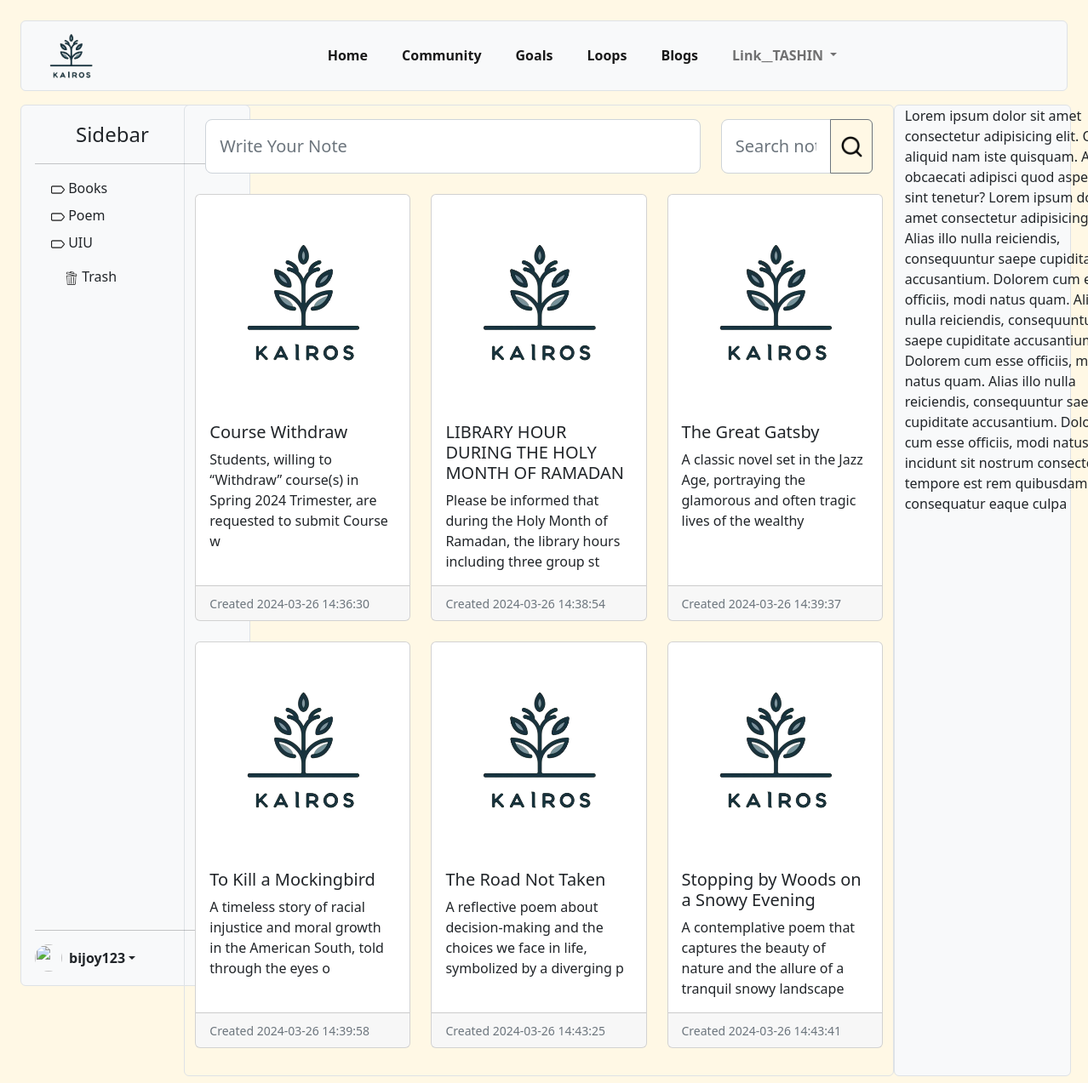
The app's page /Dashboard/dashboard.php with its own data.
### tables this page shows
CREATE TABLE `label` (
  `userHandle` varchar(20) NOT NULL,
  `labelName` varchar(20) NOT NULL
);

CREATE TABLE `notes` (
  `userHandle` varchar(20) NOT NULL,
  `title` varchar(50) DEFAULT NULL,
  `details` varchar(100) DEFAULT NULL,
  `created_at` timestamp NOT NULL DEFAULT current_timestamp()
);

### Dashboard/dashboard.php (the view, shortened to what this page needs)
<?php
include('connect_db.php');
$labels  =  null;
if (isset($_GET['userHandle'])) {
    $userHandle = mysqli_real_escape_string($conn, $_GET['userHandle']);
    $sql = "SELECT l.labelName
        FROM user_info AS uinfo
        INNER JOIN
        label as l
        ON uinfo.userHandle = l.userHandle
        WHERE uinfo.userHandle = '$userHandle'; ";
    $resultantLabel =  mysqli_query($conn, $sql);
    $labels = mysqli_fetch_all($resultantLabel);
    $sql = "SELECT title, details, created_at
        FROM user_info AS uinfo
        INNER JOIN
        notes as n
        ON uinfo.userHandle = n.userHandle
        WHERE uinfo.userHandle = '$userHandle'; ";
    $resultantNotes =  mysqli_query($conn, $sql);
    $Notes = mysqli_fetch_all($resultantNotes);
    mysqli_free_result($resultantLabel);
    mysqli_free_result($resultantNotes);
    mysqli_close($conn);
} else {
    $userHandle = mysqli_real_escape_string($conn, 'bijoy123');
    $sql = "SELECT l.labelName
        FROM user_info AS uinfo
        INNER JOIN
        label as l
        ON uinfo.userHandle = l.userHandle
        WHERE uinfo.userHandle = '$userHandle'; ";
    $resultantLabel =  mysqli_query($conn, $sql);
    $labels = mysqli_fetch_all($resultantLabel);
    $sql = "SELECT title, details, created_at
        FROM user_info AS uinfo
        INNER JOIN
        notes as n
        ON uinfo.userHandle = n.userHandle
        WHERE uinfo.userHandle = '$userHandle'; ";
    $resultantNotes =  mysqli_query($conn, $sql);
    $Notes = mysqli_fetch_all($resultantNotes);
}
?>
<!DOCTYPE html>
<html lang="en">
<head>
    <link rel="stylesheet" href="style.css">
    <link href="https://cdn.jsdelivr.net/npm/bootstrap@5.2.3/dist/css/bootstrap.min.css" rel="stylesheet">
</head>
<body class="bg-warning p-2 text-dark bg-opacity-10">
    <?php
        include('navbar.php');
    ?>
    <div class="container-fluid">
        <div class="row me-0">
            <div class="col-2 pe-0">
                <div class="block" style="height: 200px; ">
                    <div class="d-flex flex-column flex-shrink-0 p-3 bg-light ms-1 rounded border" style=" width: 270px;  height: 83.5vh;">
                        <a href="" class="d-flex align-items-center mb-3 mb-md-0 me-md-auto link-dark text-decoration-none">
                            <svg class="bi me-2" width="40" height="32">
                            </svg>
                            <span class="fs-4">Sidebar</span>
                        </a>
                        <hr>
                        <ul class="nav nav-pills flex-column mb-auto ">
                            <?php
                            foreach ($labels as $label) { ?>
                                <li class="nav-item mb-2">
                                    <a href="#" class="nav-link list-group-item" aria-current="page">
                                        <img src="../images/label.png" alt="BinFilderlogo" height="16vh" style="padding-left: 19px;">
                                        <?php echo htmlspecialchars($label[0]); ?>
                                    </a>
                                </li>
                            <?php } ?>
                            <li>
                                <a href="#" class="nav-link link-dark">
                                    <img src="../images/recycle-bin.png" alt="BinFilderlogo" height="16vh" style="padding-left: 19px;">
                                    Trash
                                </a>
                            </li>
                        </ul>
                        <hr>
                        <div class="dropdown">
                            <a href="#" class="d-flex align-items-center link-dark text-decoration-none dropdown-toggle" id="dropdownUser2" data-bs-toggle="dropdown" aria-expanded="false">
                                <img src="https://github.com/mdo.png" alt="" width="32" height="32" class="rounded-circle me-2">
                                <strong>
                                    <?php
                                    echo htmlspecialchars($userHandle);
                                    ?>
                                </strong>
                            </a>
                        </div>
                    </div>
                </div>
            </div>
            <div class="col-8 secondBlock rounded border">
                <div class="container mb-4">
                    <div class="row">
                        <div class="col-lg-9 " style=" position: sticky;    z-index: 1000; ">
                            <input class="form-control form-control-lg mt-3 pt-3 pb-3" type="text" placeholder="Write Your Note" aria-label=".form-control-lg example">
                        </div>
                        <div class="col-lg-3" style="      position: sticky;      z-index: 1000;">
                            <div class="input-group mt-3">
                                <input class="form-control form-control-lg pt-3 pb-3" type="text" placeholder="Search notes" aria-label=".form-control-lg example">
                                <button class="btn btn-outline-secondary" type="button">
                                    <img src="../images/Search-icon.png" alt="Search" style="height: 50%;">
                                </button>
                            </div>
                        </div>
                    </div>
                </div>
                <div class="block " style="height: 83.5vh; overflow-y: auto;">
                    <div class="">
                        <div class="row row-cols-1 row-cols-md-3 g-4">
                            <?php
                            foreach ($Notes as $note) { ?>
                                <div class="col">
                                    <div class="card h-100">
                                        <img src="/Images/logo.png" class="card-img-top" alt="...">
                                        <div class="card-body">
                                            <h5 class="card-title">
                                                <?php
                                                echo htmlspecialchars($note[0]);
                                                ?>
                                            </h5>
                                            <p class="card-text">
                                                <?php
                                                echo htmlspecialchars($note[1]);
                                                ?>
                                            </p>
                                        </div>
                                        <div class="card-footer">
                                            <small class="text-muted">Created
                                                <?php
                                                echo htmlspecialchars($note[2]);
                                                ?>
                                            </small>
                                        </div>
                                    </div>
                                </div>
                            <?php } ?>
                        </div>
                    </div>
                </div>
            </div>
            <div class="col-2 thirdBlock rounded border ms-0">
                <div class="block" style=" width: 270px;  height: 83.5vh;">
                    <div class="">
                        Lorem ipsum dolor sit amet consectetur adipisicing elit. Quidem aliquid nam iste quisquam. Atque
                        obcaecati adipisci quod asperiores sint tenetur? Lorem ipsum dolor sit amet consectetur
                        adipisicing elit. Alias illo nulla reiciendis, consequuntur saepe cupiditate accusantium.
                        Dolorem cum esse officiis, modi natus quam. Alias illo nulla reiciendis, consequuntur saepe
                        cupiditate accusantium.
                        Dolorem cum esse officiis, modi natus quam. Alias illo nulla reiciendis, consequuntur saepe
                        cupiditate accusantium.
                        Dolorem cum esse officiis, modi natus quam incidunt sit nostrum consectetur tempore est rem
                        quibusdam autem consequatur eaque culpa
                    </div>
                </div>
            </div>
        </div>
    </div>
</body>
</html>

### Dashboard/navbar.php (shortened to what this page needs)
<!DOCTYPE html>
<html lang="en">
<head>
    <link rel="stylesheet" href="style.css">
    <link href="https://cdn.jsdelivr.net/npm/bootstrap@5.2.3/dist/css/bootstrap.min.css" rel="stylesheet">
</head>
<body class="bg-warning p-2 text-dark bg-opacity-10">
    <nav class="navbar navbar-expand-lg bg-light m-3 border rounded">
        <div class="container-fluid">
            <a class="navbar-brand" href="#">
                <img src="../images/logo2.png" alt="Bootstrap" height="55" style="
                padding-left: 19px;">
            </a>
            <div class="collapse navbar-collapse" id="navbarScroll">
                <ul class="navbar-nav me-auto my-2 my-lg-0 navbar-nav-scroll mx-auto" style="--bs-scroll-height: 100px;">
                    <li class="nav-item tashin">
                        <a class="nav-link active fw-bold" aria-current="page" href="#">Home</a>
                    </li>
                    <li class="nav-item tashin ps-4">
                        <a class="nav-link active fw-bold" aria-current="page" href="#">Community</a>
                    </li>
                    <li class="nav-item tashin ps-4">
                        <a class="nav-link active fw-bold" aria-current="page" href="#">Goals</a>
                    </li>
                    <li class="nav-item tashin ps-4">
                        <a class="nav-link active fw-bold" aria-current="page" href="#">Loops</a>
                    </li>
                    <li class="nav-item tashin ps-4">
                        <a class="nav-link active fw-bold" aria-current="page" href="#">Blogs</a>
                    </li>
                    <li class="nav-item dropdown ps-4">
                        <a class="nav-link dropdown-toggle fw-bold" href="#" role="button" data-bs-toggle="dropdown" aria-expanded="false">
                            Link__TASHIN
                        </a>
                    </li>
                </ul>
            </div>
        </div>
    </nav>
</body>

### Dashboard/style.css (style rules this page uses)
* { margin: 0; padding: 0; }
.tashin ::after { content: ""; width: 0%; height: 2px; display: block; background: #f44336; margin: auto; transition: 0.5s; }
.secondblock, .thirdBlock { --bs-bg-opacity: 1; background-color: rgba(var(--bs-light-rgb), var(--bs-bg-opacity)) !important; }

### records on screen
label: labelName "Books"
label: labelName "Poem"
label: labelName "UIU"
notes: title "Course Withdraw", details "Students, willing to “Withdraw” course(s) in Spring 2024 Trimester, are requested to submit Course w", created_at "2024-03-26 14:36:30"
notes: title "LIBRARY HOUR DURING THE HOLY MONTH OF RAMADAN", details "Please be informed that during the Holy Month of Ramadan, the library hours including three group st", created_at "2024-03-26 14:38:54"
notes: title "The Great Gatsby", details "A classic novel set in the Jazz Age, portraying the glamorous and often tragic lives of the wealthy", created_at "2024-03-26 14:39:37"
notes: title "To Kill a Mockingbird", details "A timeless story of racial injustice and moral growth in the American South, told through the eyes o", created_at "2024-03-26 14:39:58"
notes: title "The Road Not Taken", details "A reflective poem about decision-making and the choices we face in life, symbolized by a diverging p", created_at "2024-03-26 14:43:25"
notes: title "Stopping by Woods on a Snowy Evening", details "A contemplative poem that captures the beauty of nature and the allure of a tranquil snowy landscape", created_at "2024-03-26 14:43:41"

### other values on screen
$userHandle "bijoy123"
